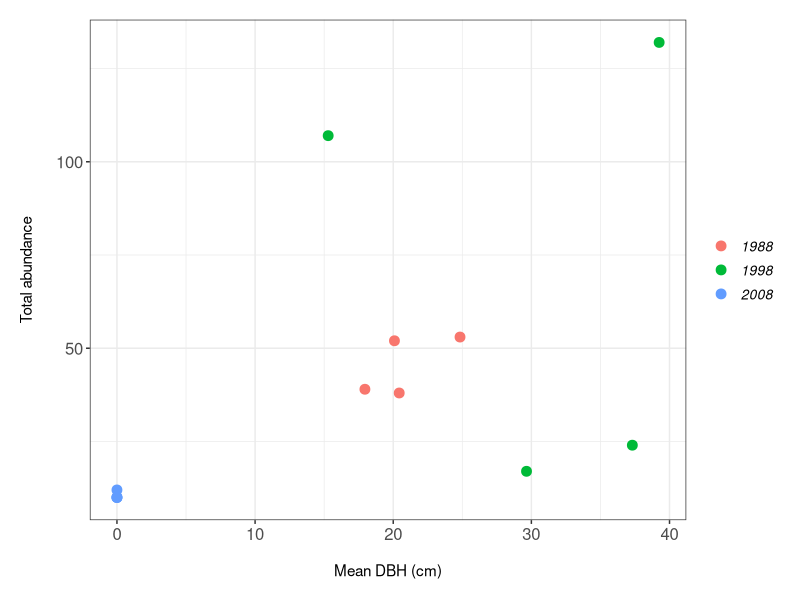
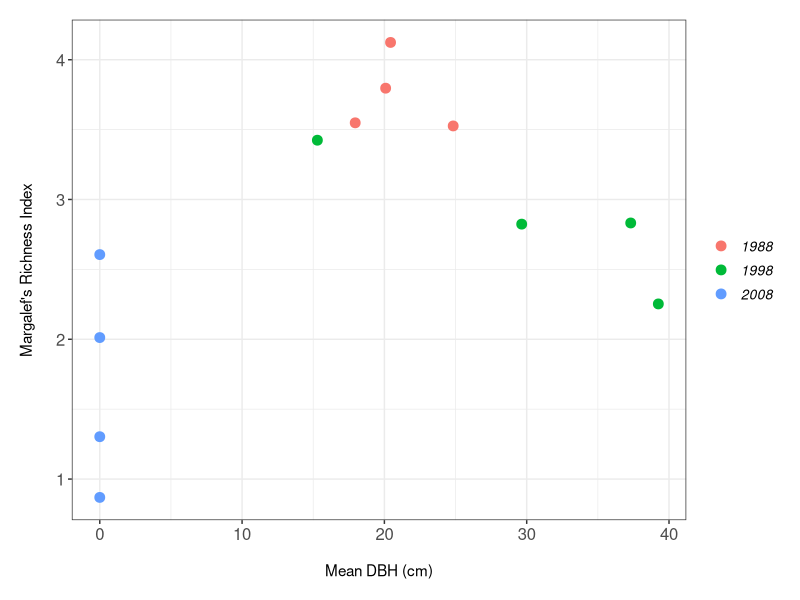
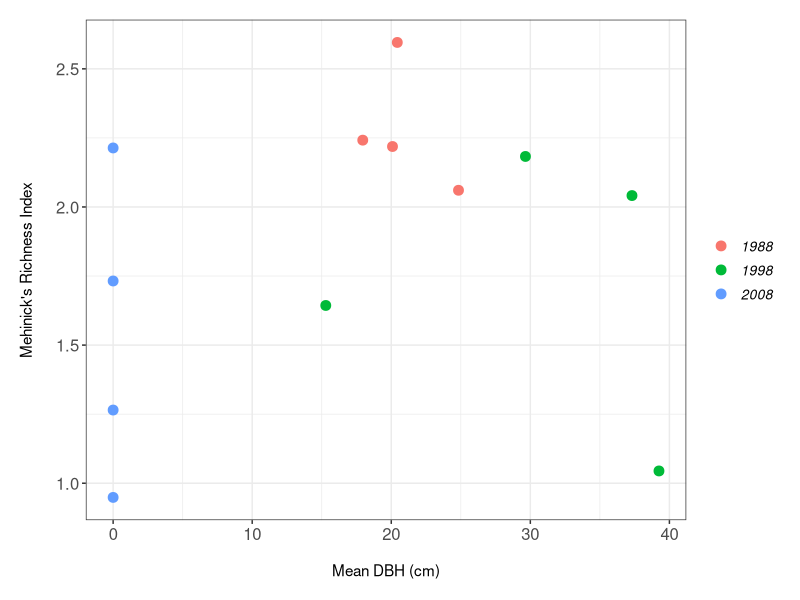
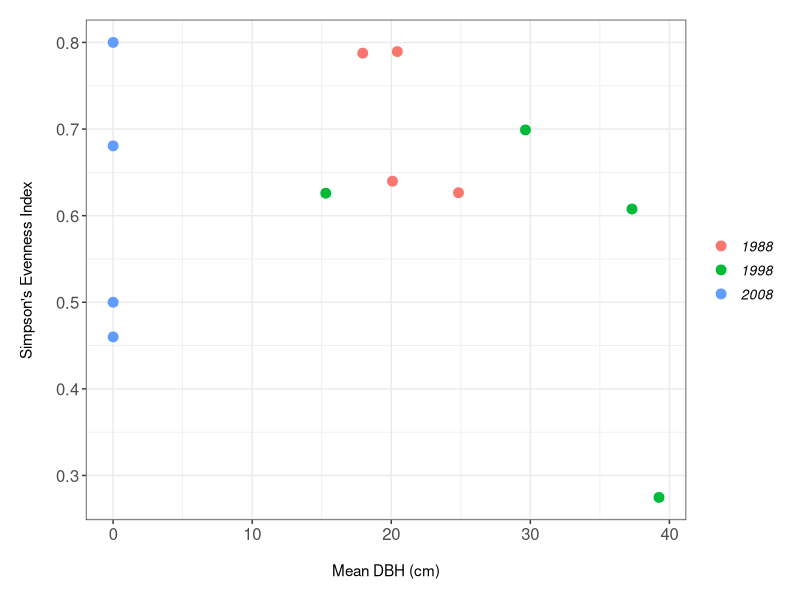
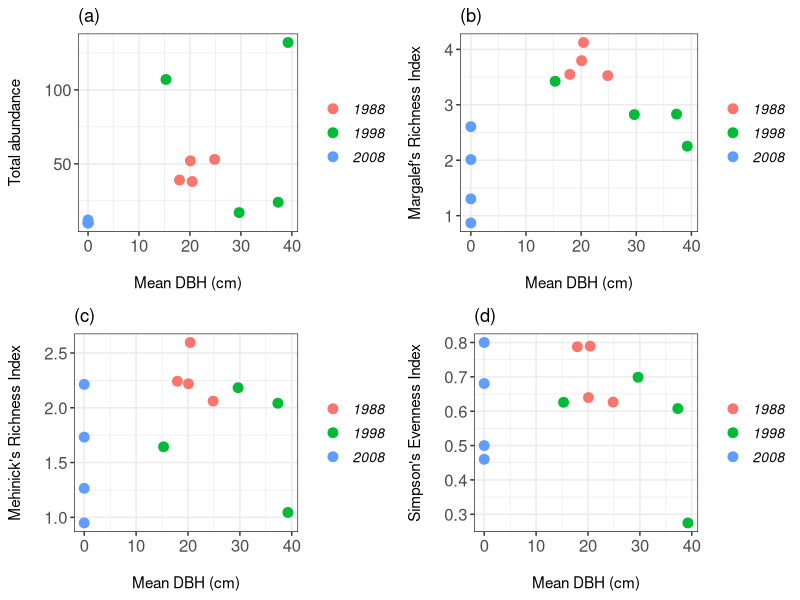

R code for these plots, in order:
#Laura Barraclough
#Started: 24/01/2022
#email: s1729795@ed.ac.uk

# Work flow
# 1. Load libraries and data frame
# 2. Make colour scheme
# 3. Make scatter plot for Hypothesis 1
#   a. invertebrate abundance vs. mean dbh
#   b. margalefs or mehinicks richness index vs. mean dbh
#   c. simpsons evenness index vs. mean dbh
#   d. make these into a panel 

  #1. Load libraries ----
library(tidyverse)
library(gridExtra)
#install.packages("gridExtra")

getwd()

  #Load csv file
sum_data <- read.csv("sum_data2.csv")

  #Check the data has loaded properly
head(sum_data)
tail(sum_data)
str(sum_data)
  #looks promising but last felled needs to be a character and not an integer
sum_data$Last_felled <- as.character(sum_data$Last_felled)

  #2. Make colour scheme ----
#install.packages("colourpicker")  #allows us to choose nice colours
cbbPalette <- c("#000000", "#E69F00", "#56B4E9", "#009E73", "#F0E442", "#0072B2", "#D55E00", "#CC79A7")

# To use for fills, add
#scale_fill_manual(values=cbbPalette)

# To use for line and point colors, add
#scale_colour_manual(values=cbbPalette)

  #3. Attempt to make a scatter plot ----
  #  a.invertebrate abundance vs. mean dbh
(abun_vs_mean <- ggplot(sum_data, aes(x = Mean_DBH, y = Total_abundance, colour = Last_felled)) +
   geom_point(size = 3) +
   theme_bw() + 
   scale_fill_manual(values=cbbPalette) +
   ylab("Total abundance\n") +
   xlab("\nMean DBH (cm)") +
   theme(axis.text.x = element_text(size = 12),
         axis.text.y = element_text(size = 12),
         plot.margin = unit(c(0.5,0.5,0.5,0.5), units = "cm"),
         legend.text = element_text(size = 10, face = "italic"),
         legend.title = element_blank()))
  
#ggsave(abun_vs_mean, file= "Graphs/abun_vs_mean.png",width = 5, height = 5)
  
  # b. margalefs or mehinicks richness index vs. mean dbh
  #margalef's index first
(margI_vs_mean <- ggplot(sum_data, aes(x = Mean_DBH, y = Margalefs_RI, colour = Last_felled)) +
    geom_point(size = 3) +
    theme_bw() + 
    scale_fill_manual(values=cbbPalette) +
    ylab("Margalef's Richness Index\n") +
    xlab("\nMean DBH (cm)") +
    theme(axis.text.x = element_text(size = 12),
                        axis.text.y = element_text(size = 12),
                        plot.margin = unit(c(0.5,0.5,0.5,0.5), units = "cm"),
                        legend.text = element_text(size = 10, face = "italic"),
                        legend.title = element_blank()))

#ggsave(margI_vs_mean, file= "Graphs/margI_vs_mean.png", width = 5, height = 5)

  #menhinicks index next
(menhiI_vs_mean <- ggplot(sum_data, aes(x = Mean_DBH, y = Menhinicks_RI , colour = Last_felled)) +
    geom_point(size = 3) +
    theme_bw() + 
    scale_fill_manual(values=cbbPalette) +
    ylab("Mehinick's Richness Index\n") +
    xlab("\nMean DBH (cm)")+
    theme(axis.text.x = element_text(size = 12),
          axis.text.y = element_text(size = 12),
          plot.margin = unit(c(0.5,0.5,0.5,0.5), units = "cm"),
          legend.text = element_text(size = 10, face = "italic"),
          legend.title = element_blank()))

#ggsave(menhiI_vs_mean, file= "Graphs/menhiI_vs_mean.png", width = 5, height = 5)

  # c. simpsons evenness index vs. mean dbh
(simpsI_vs_mean <- ggplot(sum_data, aes(x = Mean_DBH, y = Simpsons_EI , colour = Last_felled)) +
    geom_point(size = 3) +
    theme_bw() + 
    scale_fill_manual(values=cbbPalette) +
    ylab("Simpson's Evenness Index\n") +
    xlab("\nMean DBH (cm)")+
    theme(axis.text.x = element_text(size = 12),
          axis.text.y = element_text(size = 12),
          plot.margin = unit(c(0.5,0.5,0.5,0.5), units = "cm"),
          legend.text = element_text(size = 10, face = "italic"),
          legend.title = element_blank()))

#ggsave(simpsI_vs_mean, file= "Graphs/simpsI_vs_mean.png", width = 5, height = 5)

  # d. make these into a panel 
hyp1_panel <- grid.arrange(
  abun_vs_mean + ggtitle("(a)") + 
    theme(plot.margin = unit(c(0.2,0.2,0.2,0.2), units = "cm")),
  margI_vs_mean + ggtitle("(b)") + 
    theme(plot.margin = unit(c(0.2,0.2,0.2,0.2), units = "cm")),
  menhiI_vs_mean + ggtitle("(c)") + 
    theme(plot.margin = unit(c(0.2,0.2,0.2,0.2), units = "cm")),
  simpsI_vs_mean + ggtitle("(d)") + 
    theme(plot.margin = unit(c(0.2,0.2,0.2,0.2), units = "cm")),
  ncol = 2)

#ggsave(hyp1_panel, file= "Graphs/hyp1_panel.png", width = 10, height = 10)
